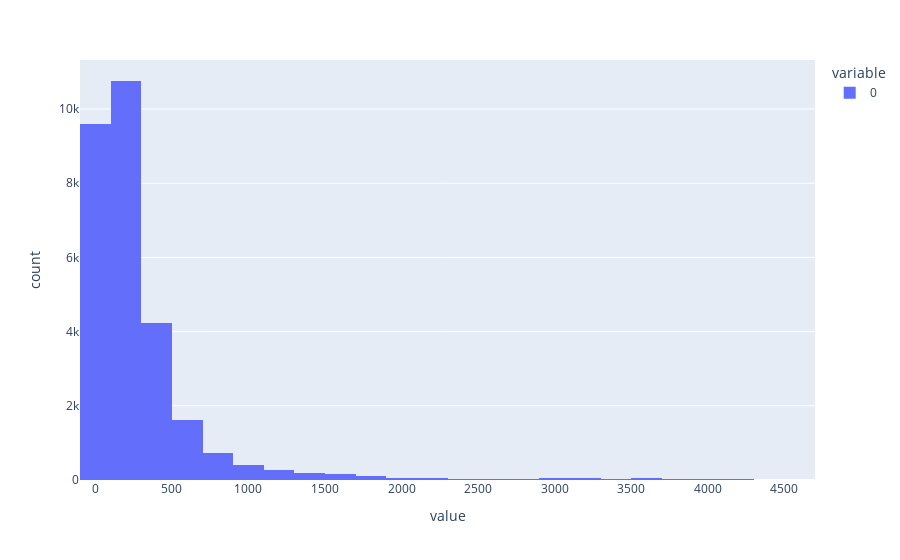

The cell this chart's notebook holds for it:
### Code cell
third_ventricle_arr = series_to_array(third_ventricle_ser)
third_ventricle_arr_in = third_ventricle_arr[third_ventricle_arr<std]
print(len(third_ventricle_arr_in)/len(third_ventricle_arr))
px.histogram(third_ventricle_arr, nbins=30)

### Figure 1 — Plotly figure (JSON) as saved in the notebook; plotly's stock layout.template omitted (floating-point values rounded to 4 significant figures; data arrays with more than 128 entries replaced by an {"elided": "..."} marker saying what was removed)
{"data": [{"alignmentgroup": "True", "bingroup": "x", "hovertemplate": "variable=0<br>value=%{x}<br>count=%{y}<extra></extra>", "legendgroup": "0", "marker": {"color": "#636efa", "pattern": {"shape": ""}}, "name": "0", "nbinsx": 30, "offsetgroup": "0", "orientation": "v", "showlegend": true, "type": "histogram", "x": {"elided": "28528 float values"}, "xaxis": "x", "yaxis": "y"}], "layout": {"barmode": "relative", "legend": {"title": {"text": "variable"}, "tracegroupgap": 0}, "margin": {"t": 60}, "xaxis": {"anchor": "y", "domain": [0, 1], "title": {"text": "value"}}, "yaxis": {"anchor": "x", "domain": [0, 1], "title": {"text": "count"}}}}
